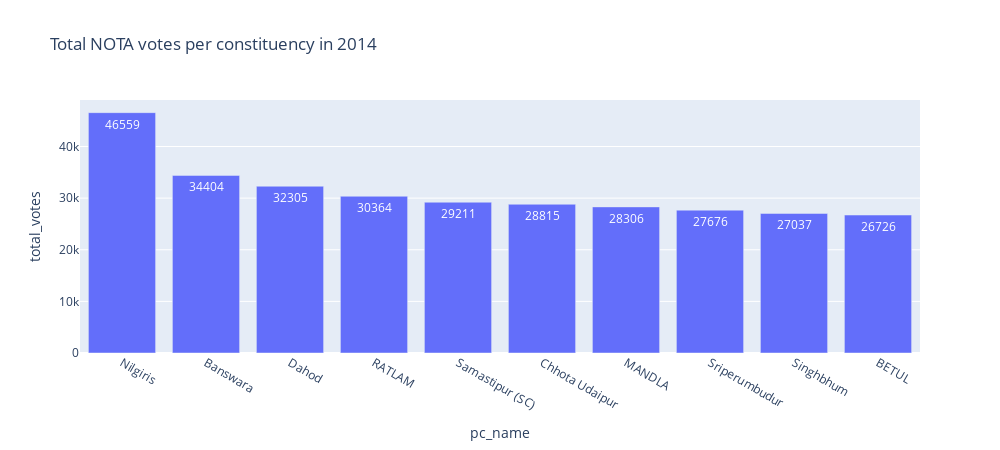

The notebook cell this image was saved under:
### Code cell
#10. Which constituency has voted the most for NOTA?

 #2014
#getting NOTA for each constituencies
nota14 = df_2014[df_2014['candidate']=='None of the Above']
#sorting by most votes
sorted_nota14 = nota14.sort_values(by='total_votes', ascending=False).head(10)
#removing suffiexes of state from constituency
sorted_nota14['pc_name'] = sorted_nota14['pc_name'].str.split('_').str[0]
#plotting
fig = px.bar(sorted_nota14, x='pc_name', y='total_votes', 
             title='Total NOTA votes per constituency in 2014',
text='total_votes', width=1000, height=450)
fig.update_traces(textposition='inside')
fig.show()

### Figure 1 — Plotly figure (JSON) as saved in the notebook; plotly's stock layout.template omitted (floating-point values rounded to 4 significant figures)
{"data": [{"alignmentgroup": "True", "hovertemplate": "pc_name=%{x}<br>total_votes=%{text}<extra></extra>", "legendgroup": "", "marker": {"color": "#636efa", "pattern": {"shape": ""}}, "name": "", "offsetgroup": "", "orientation": "v", "showlegend": false, "text": [46559, 34404, 32305, 30364, 29211, 28815, 28306, 27676, 27037, 26726], "textposition": "inside", "type": "bar", "x": ["Nilgiris ", "Banswara", "Dahod", "RATLAM", "Samastipur (SC)", "Chhota Udaipur", "MANDLA", "Sriperumbudur", "Singhbhum", "BETUL"], "xaxis": "x", "y": [46559, 34404, 32305, 30364, 29211, 28815, 28306, 27676, 27037, 26726], "yaxis": "y"}], "layout": {"barmode": "relative", "height": 450, "legend": {"tracegroupgap": 0}, "title": {"text": "Total NOTA votes per constituency in 2014"}, "width": 1000, "xaxis": {"anchor": "y", "domain": [0, 1], "title": {"text": "pc_name"}}, "yaxis": {"anchor": "x", "domain": [0, 1], "title": {"text": "total_votes"}}}}
